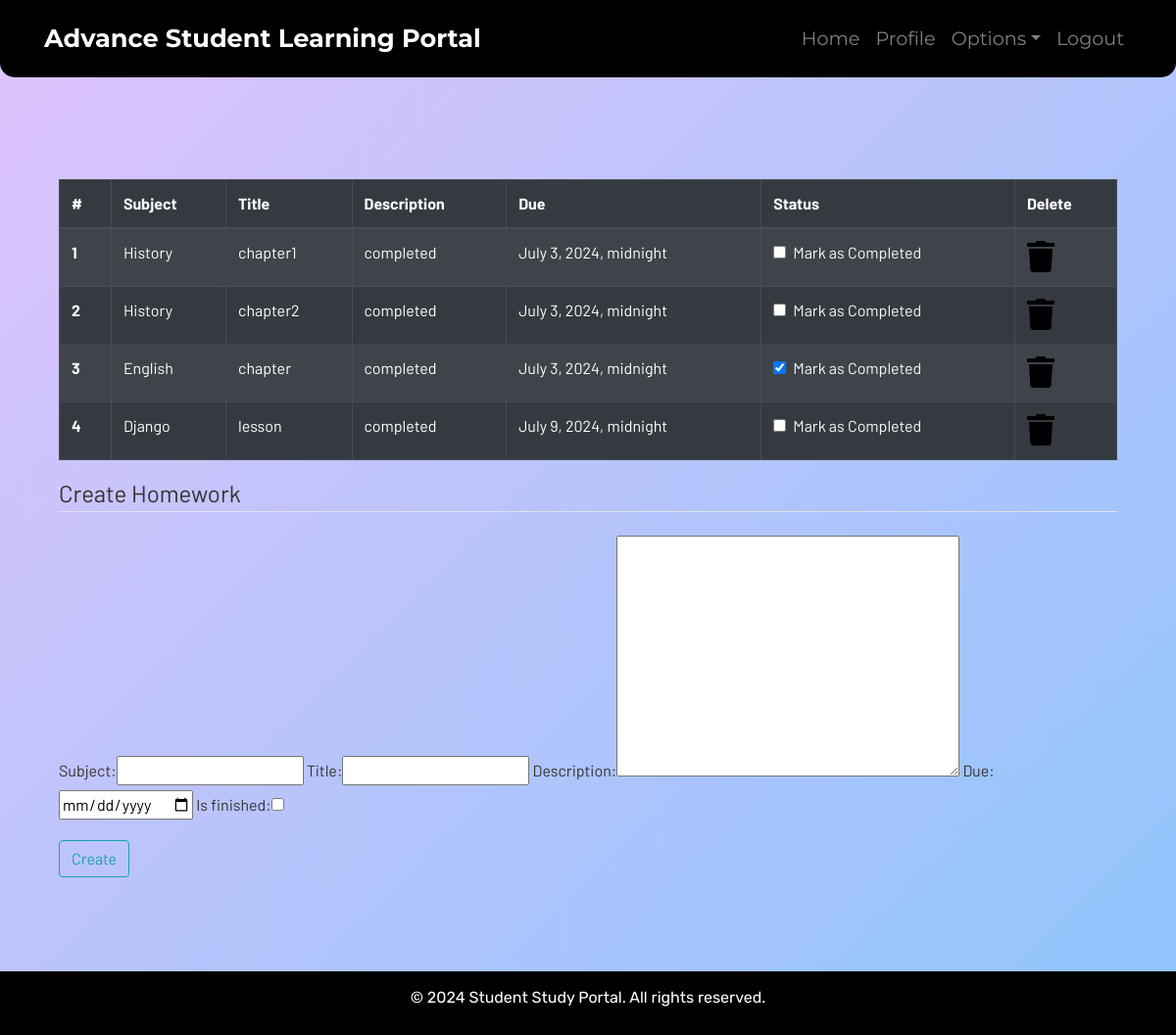
Screenshot of /homework/ (signed in) with the database file from the repository.
### dashboard/models.py (models this page shows, shortened)
class Homework(models.Model):
      user = models.ForeignKey(User,on_delete = models.CASCADE)
      subject = models.CharField(max_length=(50))
      title = models.CharField(max_length=(100))
      description = models.TextField()
      due = models.DateTimeField()
      is_finished = models.BooleanField(default=False)

### dashboard/views.py (the view)
# urls.py: path('homework/',views.homework,name="homework"),
@login_required
def homework(request):
     if request.method  == "POST":
          form = HomeworkForm(request.POST)
          if form.is_valid():
               try:
                    finished = request.POST['is_finished']
                    if finished == 'on':
                         finished = True
                    else:
                         finished  = False
               except:
                    finished = False
               homeworks = Homework(
                         user = request.user,
                         subject = request.POST['subject'],
                         title = request.POST['title'],
                         description = request.POST['description'],
                         due = request.POST['due'],
                         is_finished = finished
              )
               homeworks.save()
               messages.success(request,f'Homework Added from{request.user.username}!!')
     else:
          form  = HomeworkForm()
     homework = Homework.objects.filter(user=request.user)
     if len(homework) == 0:
          homework_done = True
     else:
          homework_done = False
     context = {
                'homeworks':homework,
                'homeworks_done':homework_done,
                'form':form,
                }
     return render(request,'dashboard/homework.html',context)

### dashboard/forms.py
class HomeworkForm(forms.ModelForm):
      class Meta:
            model = Homework
            widgets = {'due':DateInput()}
            fields  = ['subject','title','description','due','is_finished']

### dashboard/templates/dashboard/homework.html (shortened to what this page needs)
{% extends 'dashboard/base.html' %}
{% load static %}
{% load crispy_forms_tags %}
{% block content %}
<div class="container">
    {% if not homework_done %}
    <table class="table table-striped table-bordered table-hover table-dark">
        <thead>
            <tr>
                <th scope="col">#</th>
                <th scope="col">Subject</th>
                <th scope="col">Title</th>
                <th scope="col">Description</th>
                <th scope="col">Due</th>
                <th scope="col">Status</th>
                <th scope="col">Delete</th>
            </tr>
        </thead>
        <tbody>
            {% for homework in homeworks %}
            <tr>
                <th scope="row">{{forloop.counter}}</th>
                <td>{{homework.subject}}</td>
                <td>{{homework.title}}</td>
                <td>{{homework.description}}</td>
                <td>{{homework.due}}</td>
                <td>
                    <a href="#">
                        <div class="form-check">
                            {% if homework.is_finished == True %}
                            <input class="form-check-input" type="checkbox" value="" checked>
                            {% else %}
                            <input class="form-check-input" type="checkbox" value="">
                            {% endif %}
                            <label class="form-check-label text-light" for="flexCheckDefault">
                                Mark as Completed
                            </label>
                        </div>
                    </a>
                </td>
                <td><a href="{% url 'delete-homework' homework.id %}"><i class="fa fa-trash fa-2x"></i></a></td>
            </tr>
            {% endfor %}
        </tbody>
    </table>
{% else %}
    <h4>All homeworks are completed!! Create to have more!!</h4>
{% endif %}
</div>
<div class=" container">
    <form method="POST">
        <fieldset class="form-group">
            <legend class="border-bottom mb-4">Create Homework</legend>
            {{form}}
        </fieldset>
        <div class="form-group">
            <button href="" class="btn btn-outline-info" type="submit">
                Create
            </button>
        </div>
    </form>
</div>
{% endblock content %}

### static/css/main.css (style rules this page uses)
html { scroll-behavior: smooth; height: 100%; width: 100%; }
a { text-decoration: none !important; color: black; }
html, body { max-width: 100%; overflow-x: hidden; height: 100%; width: 100%; }
body { background: linear-gradient(rgba(0, 0, 0, 0.2), rgba(255, 255, 255, 0.5)); overflow-x: hidden; background-repeat: no-repeat; }
.fa { color: black; }

### dashboard/templates/dashboard/base.html (style rules this page uses)
body { font-family: 'Montserrat', sans-serif; background: linear-gradient(135deg, #e0c3fc 0%, #8ec5fc 100%); color: #333; }

### rows the page displays
Homework: subject "History", title "chapter1", description "completed", due "July 3, 2024, midnight"
Homework: subject "History", title "chapter2", description "completed", due "July 3, 2024, midnight"
Homework: subject "English", title "chapter", description "completed", due "July 3, 2024, midnight"
Homework: subject "Django", title "lesson", description "completed", due "July 9, 2024, midnight"
